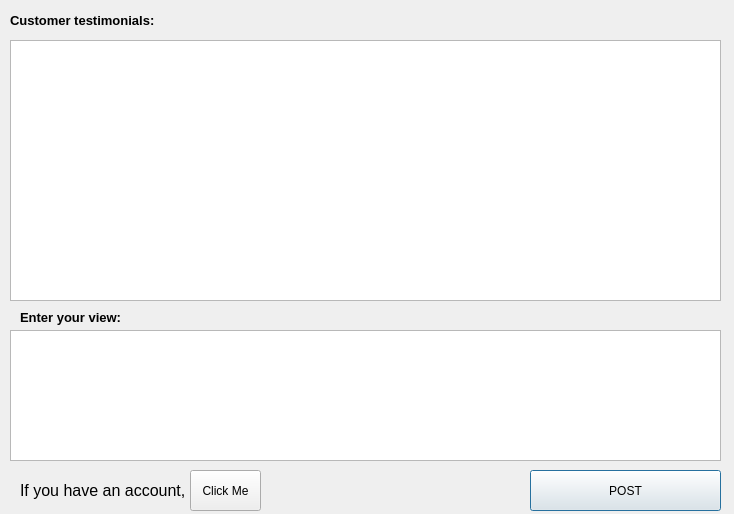
<?xml version="1.0" encoding="UTF-8"?>
<ui version="4.0">
 <class>comments</class>
 <widget class="QDialog" name="comments">
  <property name="geometry">
   <rect>
    <x>0</x>
    <y>0</y>
    <width>734</width>
    <height>514</height>
   </rect>
  </property>
  <property name="windowTitle">
   <string>Customer Testimonials</string>
  </property>
  <widget class="QPushButton" name="pushButton">
   <property name="geometry">
    <rect>
     <x>530</x>
     <y>470</y>
     <width>191</width>
     <height>41</height>
    </rect>
   </property>
   <property name="text">
    <string>POST</string>
   </property>
  </widget>
  <widget class="QLabel" name="label_2">
   <property name="geometry">
    <rect>
     <x>10</x>
     <y>10</y>
     <width>161</width>
     <height>21</height>
    </rect>
   </property>
   <property name="text">
    <string>&lt;html&gt;&lt;head/&gt;&lt;body&gt;&lt;p&gt;&lt;span style=&quot; font-size:10pt; font-weight:600;&quot;&gt;Customer testimonials:&lt;/span&gt;&lt;/p&gt;&lt;/body&gt;&lt;/html&gt;</string>
   </property>
  </widget>
  <widget class="QWidget" name="verticalLayoutWidget">
   <property name="geometry">
    <rect>
     <x>10</x>
     <y>40</y>
     <width>711</width>
     <height>261</height>
    </rect>
   </property>
   <layout class="QVBoxLayout" name="verticalLayout">
    <item>
     <widget class="QTextBrowser" name="textBrowser"/>
    </item>
   </layout>
  </widget>
  <widget class="QPushButton" name="pushButton_2">
   <property name="geometry">
    <rect>
     <x>190</x>
     <y>470</y>
     <width>71</width>
     <height>41</height>
    </rect>
   </property>
   <property name="text">
    <string>Click Me</string>
   </property>
  </widget>
  <widget class="QTextEdit" name="textEdit">
   <property name="geometry">
    <rect>
     <x>10</x>
     <y>330</y>
     <width>711</width>
     <height>131</height>
    </rect>
   </property>
  </widget>
  <widget class="QLabel" name="label">
   <property name="geometry">
    <rect>
     <x>20</x>
     <y>470</y>
     <width>171</width>
     <height>41</height>
    </rect>
   </property>
   <property name="text">
    <string>&lt;html&gt;&lt;head/&gt;&lt;body&gt;&lt;p&gt;&lt;span style=&quot; font-size:12pt;&quot;&gt;If you have an account,&lt;/span&gt;&lt;/p&gt;&lt;/body&gt;&lt;/html&gt;</string>
   </property>
  </widget>
  <widget class="QLabel" name="label_3">
   <property name="geometry">
    <rect>
     <x>20</x>
     <y>310</y>
     <width>131</width>
     <height>16</height>
    </rect>
   </property>
   <property name="text">
    <string>&lt;html&gt;&lt;head/&gt;&lt;body&gt;&lt;p&gt;&lt;span style=&quot; font-size:10pt; font-weight:600;&quot;&gt;Enter your view:&lt;/span&gt;&lt;/p&gt;&lt;/body&gt;&lt;/html&gt;</string>
   </property>
  </widget>
 </widget>
 <tabstops>
  <tabstop>pushButton</tabstop>
 </tabstops>
 <resources/>
 <connections/>
</ui>
